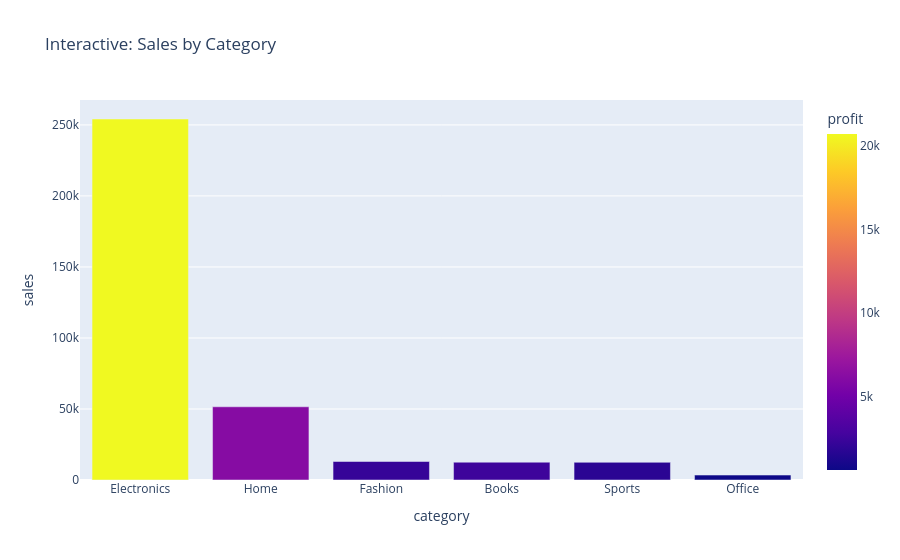

This figure's notebook cell:
### Code cell
# Interactive Plotly 1 — Sales by category
fig = px.bar(
    category_summary.reset_index(),
    x="category",
    y="sales",
    color="profit",
    hover_data=["orders","quantity","avg_rating"],
    title="Interactive: Sales by Category"
)
fig.show()

### Figure 1 — Plotly figure (JSON) as saved in the notebook; plotly's stock layout.template omitted (floating-point values rounded to 4 significant figures)
{"data": [{"customdata": [[943.0, 1198.0, 4.049], [500.0, 640.0, 4.004], [300.0, 404.0, 4.017], [288.0, 386.0, 4.044], [270.0, 346.0, 4.028], [199.0, 251.0, 4.054]], "hovertemplate": "category=%{x}<br>sales=%{y}<br>orders=%{customdata[0]}<br>quantity=%{customdata[1]}<br>avg_rating=%{customdata[2]}<br>profit=%{marker.color}<extra></extra>", "legendgroup": "", "marker": {"color": [20740.0, 6156.0, 2205.0, 2497.0, 1752.0, 588.3], "coloraxis": "coloraxis", "pattern": {"shape": ""}}, "name": "", "orientation": "v", "showlegend": false, "textposition": "auto", "type": "bar", "x": ["Electronics", "Home", "Fashion", "Books", "Sports", "Office"], "xaxis": "x", "y": [254200.0, 51540.0, 13020.0, 12550.0, 12450.0, 3471.0], "yaxis": "y"}], "layout": {"barmode": "relative", "coloraxis": {"colorbar": {"title": {"text": "profit"}}, "colorscale": [[0, "#0d0887"], [0.1111, "#46039f"], [0.2222, "#7201a8"], [0.3333, "#9c179e"], [0.4444, "#bd3786"], [0.5556, "#d8576b"], [0.6667, "#ed7953"], [0.7778, "#fb9f3a"], [0.8889, "#fdca26"], [1, "#f0f921"]]}, "legend": {"tracegroupgap": 0}, "title": {"text": "Interactive: Sales by Category"}, "xaxis": {"anchor": "y", "domain": [0, 1], "title": {"text": "category"}}, "yaxis": {"anchor": "x", "domain": [0, 1], "title": {"text": "sales"}}}}
